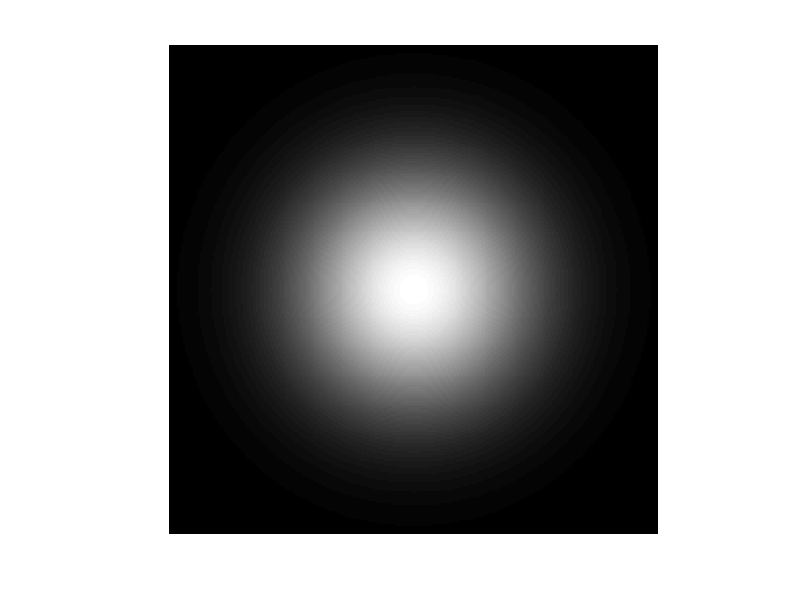

Here is the MATLAB script that generated this plot: (Note: this script raises an error after producing the figure.)
clc, clear, close all

FWHM = 100; % 100 pixels
sigma = FWHM/(2*sqrt(2*log(2))); 
dim = 6*round(sigma)+1;

G = fspecial('gaussian', [dim, dim], sigma);

imshow(G,[]);

pfmwrite(G, "GaussianFilterFWHM100um_6sigma253um.pfm");

